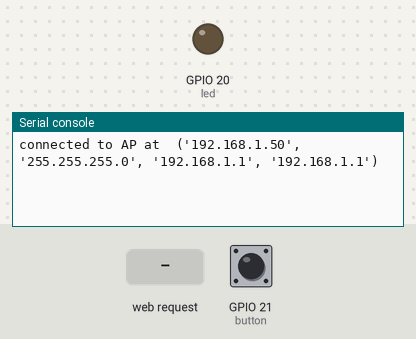
Recording of a program running on a simulated ESP32 board running MicroPython. Shown: output pins drawn as LEDs (lit = HIGH), the last lines printed to the serial console. The inputs (shaded band) are chosen by the test bench; at power-on: GPIO 21 (button) HIGH. WiFi joins after 1.5 s.

Above: at 2.7 s.
2.8 s: HTTP request GET / received
At 3.9 s:
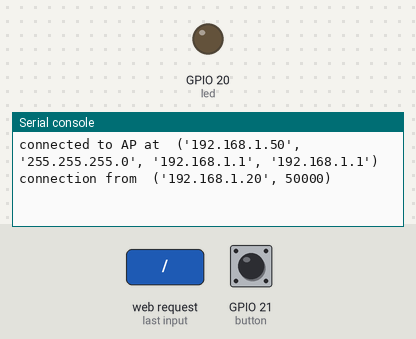
4.3 s: GPIO 21 (button) pulled LOW for 0.15 s
At 5.8 s:
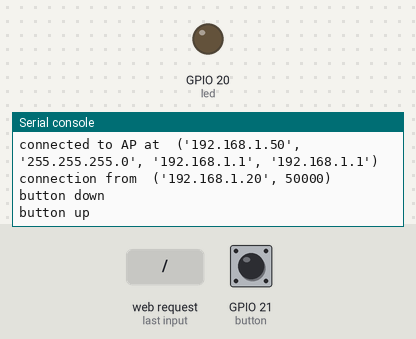

The program:

hello.TCP-serial-blink.C3.py
```python
# (licence header left out)
from machine import Pin
import socket,sys,select,network

host = "0.0.0.0"
port = 12345

led_pin = 20
button_pin = 21
led = Pin(led_pin,Pin.OUT)
button = Pin(button_pin,Pin.IN,Pin.PULL_UP)
button_up = True

wifi = network.WLAN(network.STA_IF)
wifi.active(True)
while (wifi.active() == False):
    pass
#wifi.connect("ssid","key")
wifi.connect("squeakyp","10101010")
while (wifi.isconnected() == False):
    pass
print("connected to AP at ",wifi.ifconfig())

s = socket.socket(socket.AF_INET,socket.SOCK_STREAM)
s.bind((host,port))
s.listen()
conn,addr = s.accept()
print("connection from ",addr)

while True:
    readable,writeable,exceptional = select.select([conn,sys.stdin],[],[],0)
    if (readable != []):
        if (readable[0] == conn):
            data = conn.recv(1024)
            if (data.decode().rstrip() == '1'):
                led.value(1)
                conn.sendall('LED on\r\n')
            else:
                led.value(0)
                conn.sendall('LED off\r\n')
        elif (readable[0] == sys.stdin):
            line = sys.stdin.readline().rstrip()
            if (line == '1'):
                led.value(1)
                print('received 1: LED on')
            else:
                led.value(0)
                print('received 0: LED off')
    if ((button.value() == 0) and button_up):
        led.value(1)
        conn.sendall('button down\r\n')
        print('button down')
        button_up = False
    elif ((button.value() == 1) and (not button_up)):
        led.value(0)
        conn.sendall('button up\r\n')
        print('button up')
        button_up = True
```

Measured:
- after the input at 2.8 s, the serial console: prints a new line at once (image 1)
- after the input at 4.3 s, the serial console: prints a new line at once (image 2)
